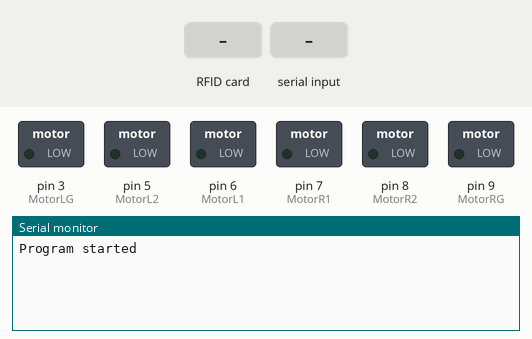
This sketch was run on a simulated Arduino Uno, built for the host (arithmetic inside an expression is 32-bit, double 64-bit). Shown: switched loads named in the sketch (green lamp = pin HIGH), the last lines printed to the serial monitor. The inputs (shaded band) are chosen by the test bench.

Above: at 1.2 s.
1.3 s: RFID card 5E 7A 19 C4 held to the reader
At 2.3 s:
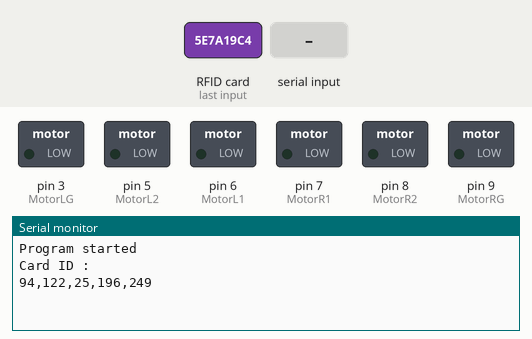
2.8 s: "90,45\n" received over the second serial link
At 5.4 s:
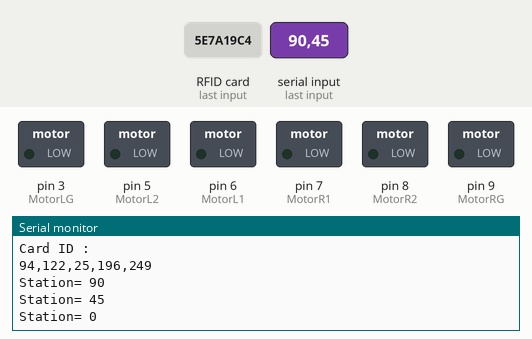

The sketch:

Serail_com_Arduino.ino
```cpp
//RFID and SPI communication lib
#include <SPI.h>
#include <RFID.h>

//Initialise RFID-Reader
RFID lrt720(53, 4);

//Arduino to NodeMCU lib
#include <SoftwareSerial.h>
#include <ArduinoJson.h>

//Initialise Arduino to NodeMCU (10=Rx & 11=Tx)
SoftwareSerial nodemcu(10, 11);

//Motor pins definiton
#define MotorR1 7
#define MotorR2 8
#define MotorRG 9

#define MotorL1 6
#define MotorL2 5
#define MotorLG 3

void setup() {
  // Open serial communications and wait for port to open:
  Serial.begin(115200);
  SPI.begin();
  lrt720.init();

  nodemcu.begin(9600);

  pinMode(MotorR1, OUTPUT);
  pinMode(MotorR2, OUTPUT);
  pinMode(MotorRG, OUTPUT);

  pinMode(MotorL1, OUTPUT);
  pinMode(MotorL2, OUTPUT);
  pinMode(MotorLG, OUTPUT);

  while (!Serial) {
  ; // wait for serial port to connect. Needed for native USB port only
  }
  Serial.println("Program started");

}

int s0;
int s1;
int s2;
int s3;
int s4;
String tag_data;
String tag_data_old = "";
long int nodemcu_data;

void loop() {
  StaticJsonBuffer<1000> jb;
  JsonObject& root = jb.createObject();

  if(nodemcu.available() == 0 ){
    if (lrt720.isCard()){
      if (lrt720.readCardSerial()){
        s0 = lrt720.serNum[0];
        s1 = lrt720.serNum[1];
        s2 = lrt720.serNum[2];
        s3 = lrt720.serNum[3];
        s4 = lrt720.serNum[4];

        tag_data = String(s0) + "," + String(s1) + "," + String(s2) + "," + String(s3)
                  + "," + String(s4);

        if(!(tag_data_old.equals(tag_data))){
          Serial.println("Card ID : ");
          root["tag_data"] = tag_data;
          Serial.println(tag_data);
          root.printTo(nodemcu);
          //nodemcu.println(tag_data);
          delay(200);
          tag_data_old = tag_data;
        }
      }
    }
  }

  if ( nodemcu.available() > 0 ){
    nodemcu_data = nodemcu.parseInt();
    delay(100);
    Serial.print("Station= "); Serial.println(nodemcu_data);

  }

}
```

Measured:
- after the input at 1.3 s, the serial monitor: prints a new line at once (image 1)
- after the input at 2.8 s, the serial monitor: prints a new line after 0.11 s (image 2)
